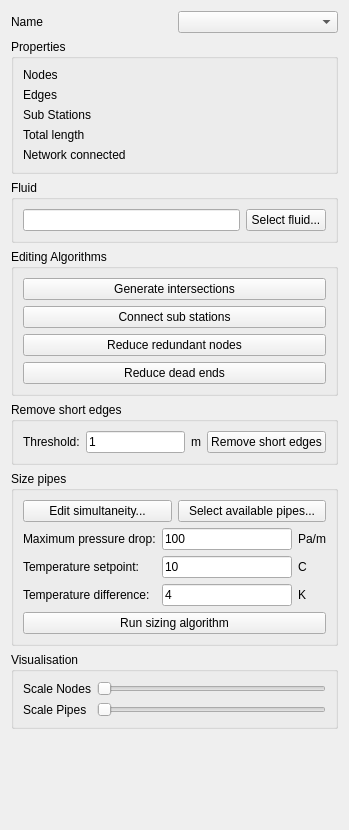
<?xml version="1.0" encoding="UTF-8"?>
<ui version="4.0">
 <class>SVPropEditNetwork</class>
 <widget class="QWidget" name="SVPropEditNetwork">
  <property name="geometry">
   <rect>
    <x>0</x>
    <y>0</y>
    <width>349</width>
    <height>830</height>
   </rect>
  </property>
  <property name="windowTitle">
   <string>Form</string>
  </property>
  <layout class="QVBoxLayout" name="verticalLayout_3">
   <item>
    <layout class="QHBoxLayout" name="horizontalLayout">
     <item>
      <widget class="QLabel" name="label_2">
       <property name="text">
        <string>Name</string>
       </property>
      </widget>
     </item>
     <item>
      <widget class="QComboBox" name="comboBoxCurrentNetwork"/>
     </item>
    </layout>
   </item>
   <item>
    <widget class="QGroupBox" name="groupBoxProperties">
     <property name="sizePolicy">
      <sizepolicy hsizetype="Preferred" vsizetype="Preferred">
       <horstretch>0</horstretch>
       <verstretch>0</verstretch>
      </sizepolicy>
     </property>
     <property name="title">
      <string>Properties</string>
     </property>
     <layout class="QFormLayout" name="formLayout_2">
      <item row="0" column="0">
       <widget class="QLabel" name="label_3">
        <property name="text">
         <string>Nodes</string>
        </property>
       </widget>
      </item>
      <item row="0" column="1">
       <widget class="QLabel" name="labelNodeCount">
        <property name="text">
         <string/>
        </property>
       </widget>
      </item>
      <item row="1" column="0">
       <widget class="QLabel" name="label">
        <property name="text">
         <string>Edges</string>
        </property>
       </widget>
      </item>
      <item row="3" column="0">
       <widget class="QLabel" name="label_7">
        <property name="text">
         <string>Total length</string>
        </property>
       </widget>
      </item>
      <item row="3" column="1">
       <widget class="QLabel" name="labelTotalLength">
        <property name="text">
         <string/>
        </property>
       </widget>
      </item>
      <item row="1" column="1">
       <widget class="QLabel" name="labelEdgeCount">
        <property name="text">
         <string/>
        </property>
       </widget>
      </item>
      <item row="5" column="1">
       <widget class="QLabel" name="labelConnectedSymbol">
        <property name="text">
         <string/>
        </property>
       </widget>
      </item>
      <item row="5" column="0">
       <widget class="QLabel" name="label_6">
        <property name="text">
         <string>Network connected</string>
        </property>
       </widget>
      </item>
      <item row="2" column="0">
       <widget class="QLabel" name="label_9">
        <property name="text">
         <string>Sub Stations</string>
        </property>
       </widget>
      </item>
      <item row="2" column="1">
       <widget class="QLabel" name="labelSubStationCount">
        <property name="text">
         <string/>
        </property>
       </widget>
      </item>
     </layout>
    </widget>
   </item>
   <item>
    <widget class="QGroupBox" name="groupBoxFluid">
     <property name="sizePolicy">
      <sizepolicy hsizetype="Preferred" vsizetype="Preferred">
       <horstretch>0</horstretch>
       <verstretch>0</verstretch>
      </sizepolicy>
     </property>
     <property name="title">
      <string>Fluid</string>
     </property>
     <layout class="QHBoxLayout" name="horizontalLayout_2">
      <item>
       <widget class="QLineEdit" name="lineEditFluidName">
        <property name="readOnly">
         <bool>true</bool>
        </property>
       </widget>
      </item>
      <item>
       <widget class="QPushButton" name="pushButtonSelectFluid">
        <property name="text">
         <string>Select fluid...</string>
        </property>
       </widget>
      </item>
     </layout>
    </widget>
   </item>
   <item>
    <widget class="QGroupBox" name="groupBoxEditNetwork">
     <property name="sizePolicy">
      <sizepolicy hsizetype="Preferred" vsizetype="Preferred">
       <horstretch>0</horstretch>
       <verstretch>0</verstretch>
      </sizepolicy>
     </property>
     <property name="title">
      <string>Editing Algorithms</string>
     </property>
     <layout class="QVBoxLayout" name="verticalLayout">
      <item>
       <widget class="QPushButton" name="pushButtonGenerateIntersections">
        <property name="text">
         <string>Generate intersections</string>
        </property>
        <property name="iconSize">
         <size>
          <width>24</width>
          <height>24</height>
         </size>
        </property>
       </widget>
      </item>
      <item>
       <widget class="QPushButton" name="pushButtonConnectBuildings">
        <property name="text">
         <string>Connect sub stations</string>
        </property>
        <property name="iconSize">
         <size>
          <width>24</width>
          <height>24</height>
         </size>
        </property>
       </widget>
      </item>
      <item>
       <widget class="QPushButton" name="pushButtonReduceRedundantNodes">
        <property name="text">
         <string>Reduce redundant nodes</string>
        </property>
        <property name="iconSize">
         <size>
          <width>24</width>
          <height>24</height>
         </size>
        </property>
       </widget>
      </item>
      <item>
       <widget class="QPushButton" name="pushButtonReduceDeadEnds">
        <property name="text">
         <string>Reduce dead ends</string>
        </property>
        <property name="iconSize">
         <size>
          <width>24</width>
          <height>24</height>
         </size>
        </property>
       </widget>
      </item>
     </layout>
    </widget>
   </item>
   <item>
    <widget class="QGroupBox" name="groupBoxRemoveShortEdges">
     <property name="sizePolicy">
      <sizepolicy hsizetype="Preferred" vsizetype="Preferred">
       <horstretch>0</horstretch>
       <verstretch>0</verstretch>
      </sizepolicy>
     </property>
     <property name="title">
      <string>Remove short edges</string>
     </property>
     <layout class="QHBoxLayout" name="horizontalLayout_3">
      <item>
       <widget class="QLabel" name="label_24">
        <property name="text">
         <string>Threshold:</string>
        </property>
       </widget>
      </item>
      <item>
       <widget class="QtExt::ValidatingLineEdit" name="lineEditThresholdSmallEdge">
        <property name="text">
         <string>1</string>
        </property>
       </widget>
      </item>
      <item>
       <widget class="QLabel" name="label_25">
        <property name="text">
         <string>m</string>
        </property>
       </widget>
      </item>
      <item>
       <widget class="QPushButton" name="pushButtonRemoveSmallEdge">
        <property name="text">
         <string>Remove short edges</string>
        </property>
       </widget>
      </item>
     </layout>
    </widget>
   </item>
   <item>
    <widget class="QGroupBox" name="groupBox">
     <property name="title">
      <string>Size pipes</string>
     </property>
     <layout class="QGridLayout" name="gridLayout_2">
      <item row="0" column="0">
       <widget class="QPushButton" name="pushButtonEditSimultaneity">
        <property name="text">
         <string>Edit simultaneity...</string>
        </property>
       </widget>
      </item>
      <item row="2" column="0" colspan="2">
       <layout class="QGridLayout" name="gridLayout">
        <item row="3" column="1">
         <widget class="QtExt::ValidatingLineEdit" name="lineEditTemperatureDifference">
          <property name="text">
           <string>4</string>
          </property>
         </widget>
        </item>
        <item row="2" column="1">
         <widget class="QtExt::ValidatingLineEdit" name="lineEditTemperatureSetpoint">
          <property name="text">
           <string>10</string>
          </property>
         </widget>
        </item>
        <item row="3" column="0">
         <widget class="QLabel" name="label_5">
          <property name="text">
           <string>Temperature difference:</string>
          </property>
         </widget>
        </item>
        <item row="0" column="1">
         <widget class="QtExt::ValidatingLineEdit" name="lineEditMaxPressureDrop">
          <property name="text">
           <string>100</string>
          </property>
         </widget>
        </item>
        <item row="2" column="0">
         <widget class="QLabel" name="label_4">
          <property name="text">
           <string>Temperature setpoint:</string>
          </property>
         </widget>
        </item>
        <item row="0" column="0">
         <widget class="QLabel" name="label_8">
          <property name="text">
           <string>Maximum pressure drop:</string>
          </property>
         </widget>
        </item>
        <item row="0" column="2">
         <widget class="QLabel" name="label_10">
          <property name="text">
           <string>Pa/m</string>
          </property>
         </widget>
        </item>
        <item row="2" column="2">
         <widget class="QLabel" name="label_11">
          <property name="text">
           <string>C</string>
          </property>
         </widget>
        </item>
        <item row="3" column="2">
         <widget class="QLabel" name="label_12">
          <property name="text">
           <string>K</string>
          </property>
         </widget>
        </item>
       </layout>
      </item>
      <item row="0" column="1">
       <widget class="QPushButton" name="pushButtonSelectPipes">
        <property name="text">
         <string>Select available pipes...</string>
        </property>
       </widget>
      </item>
      <item row="3" column="0" colspan="2">
       <widget class="QPushButton" name="pushButtonSizePipeDimensions">
        <property name="text">
         <string>Run sizing algorithm</string>
        </property>
       </widget>
      </item>
     </layout>
    </widget>
   </item>
   <item>
    <widget class="QGroupBox" name="groupBoxVisualisation">
     <property name="sizePolicy">
      <sizepolicy hsizetype="Preferred" vsizetype="Preferred">
       <horstretch>0</horstretch>
       <verstretch>0</verstretch>
      </sizepolicy>
     </property>
     <property name="title">
      <string>Visualisation</string>
     </property>
     <layout class="QFormLayout" name="formLayout_6">
      <item row="0" column="0">
       <widget class="QLabel" name="label_22">
        <property name="text">
         <string>Scale Nodes</string>
        </property>
       </widget>
      </item>
      <item row="0" column="1">
       <widget class="QSlider" name="horizontalSliderScaleNodes">
        <property name="minimum">
         <number>1</number>
        </property>
        <property name="maximum">
         <number>100</number>
        </property>
        <property name="singleStep">
         <number>1</number>
        </property>
        <property name="pageStep">
         <number>10</number>
        </property>
        <property name="orientation">
         <enum>Qt::Horizontal</enum>
        </property>
       </widget>
      </item>
      <item row="1" column="0">
       <widget class="QLabel" name="label_27">
        <property name="text">
         <string>Scale Pipes</string>
        </property>
       </widget>
      </item>
      <item row="1" column="1">
       <widget class="QSlider" name="horizontalSliderScaleEdges">
        <property name="minimum">
         <number>1</number>
        </property>
        <property name="maximum">
         <number>100</number>
        </property>
        <property name="orientation">
         <enum>Qt::Horizontal</enum>
        </property>
       </widget>
      </item>
     </layout>
    </widget>
   </item>
   <item>
    <spacer name="verticalSpacer">
     <property name="orientation">
      <enum>Qt::Vertical</enum>
     </property>
     <property name="sizeHint" stdset="0">
      <size>
       <width>20</width>
       <height>999</height>
      </size>
     </property>
    </spacer>
   </item>
  </layout>
 </widget>
 <customwidgets>
  <customwidget>
   <class>QtExt::ValidatingLineEdit</class>
   <extends>QLineEdit</extends>
   <header location="global">QtExt_ValidatingLineEdit.h</header>
   <slots>
    <signal>editingFinishedSuccessfully()</signal>
   </slots>
  </customwidget>
 </customwidgets>
 <resources/>
 <connections/>
</ui>
